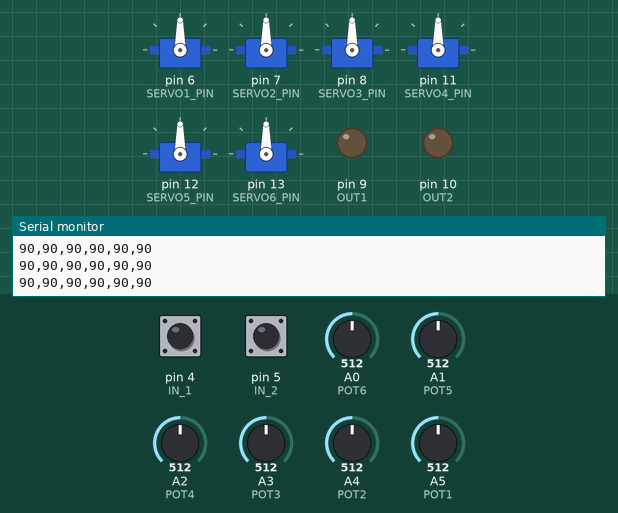
Bench run of a sketch on a simulated Arduino Uno, built with avr-gcc and run on an emulated ATmega328P. On the bench: 6 × servo, output pins drawn as LEDs (lit = HIGH), the last lines printed to the serial monitor. The test bench sets the inputs (shaded band); at power-on: A0 (POT6) = 512, A1 (POT5) = 512, A2 (POT4) = 512, A5 (POT1) = 512, A3 (POT3) = 512, A4 (POT2) = 512, pin 4 (IN_1) HIGH, pin 5 (IN_2) HIGH.

Above: at 1.2 s.
1.3 s: A0 (POT6) set to 716
At 2.4 s:
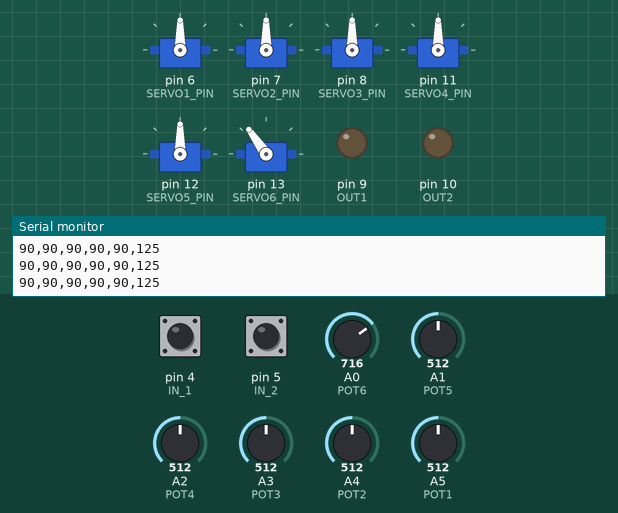
2.8 s: A1 (POT5) set to 716
At 3.5 s:
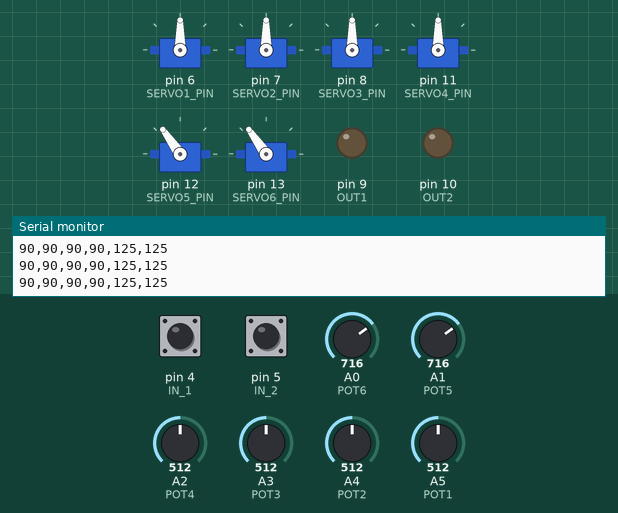
4.3 s: A2 (POT4) set to 716
At 4.8 s:
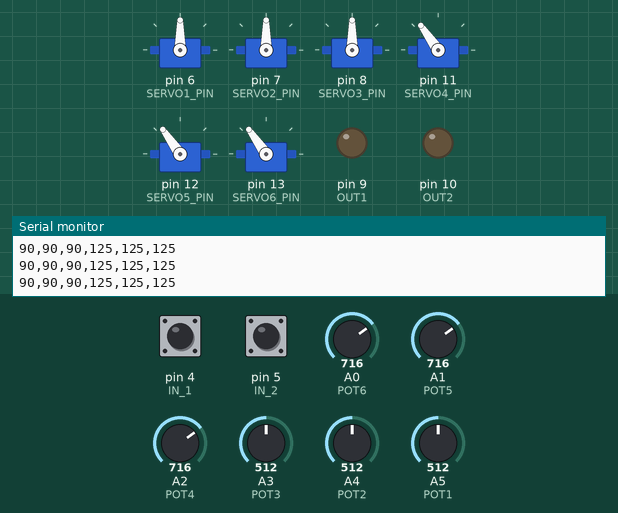
5.8 s: A5 (POT1) set to 716
At 6.2 s:
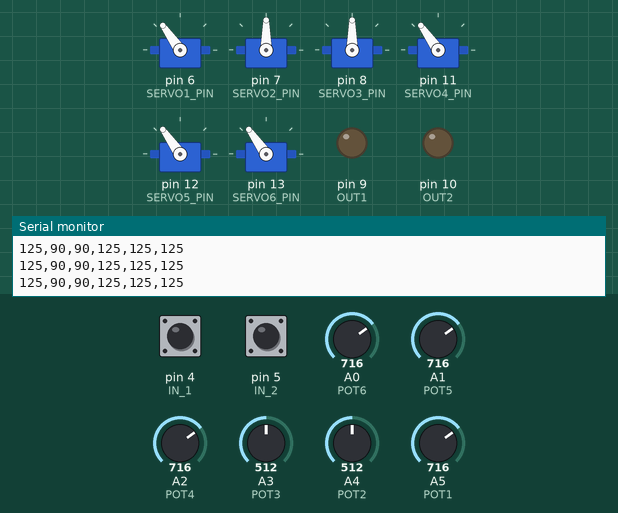
7.3 s: A3 (POT3) set to 716
At 8.3 s:
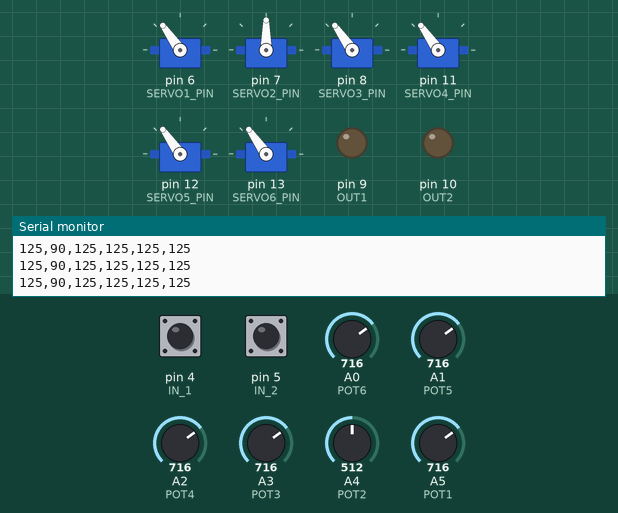
8.8 s: A4 (POT2) set to 716
At 9.4 s:
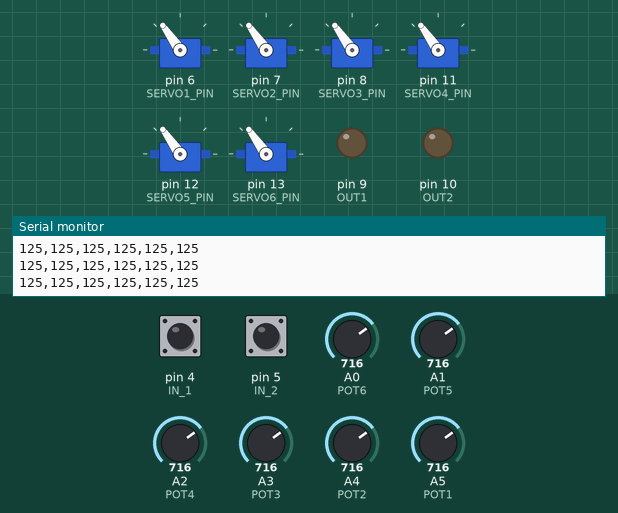
Timing chart, 0 to 11.3 s (numbered marks = the images above; inputs shaded):
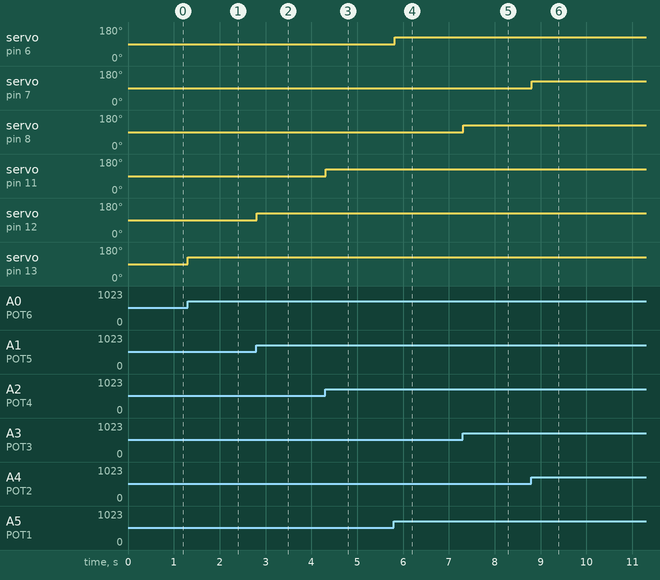

Measured:
- after the input at 1.3 s, servo on pin 13 (SERVO6_PIN): 90° → 125° at once
- after the input at 2.8 s, servo on pin 12 (SERVO5_PIN): 90° → 125° at once
- after the input at 4.3 s, servo on pin 11 (SERVO4_PIN): 90° → 125° at once
- after the input at 5.8 s, servo on pin 6 (SERVO1_PIN): 90° → 125° at once
- after the input at 7.3 s, servo on pin 8 (SERVO3_PIN): 90° → 125° at once
- after the input at 8.8 s, servo on pin 7 (SERVO2_PIN): 90° → 125° at once

The sketch:

robot_shield_03_defs.ino
```cpp
// (licence header left out)
////////////////////////////////////////////////////
// Servos
////////////////////////////////////////////////////
#include <Servo.h>

Servo servo1;
Servo servo2;
Servo servo3;
Servo servo4;
Servo servo5;
Servo servo6;

const int SERVO1_PIN = 6;
const int SERVO2_PIN = 7;
const int SERVO3_PIN = 8;
const int SERVO4_PIN = 11;
const int SERVO5_PIN = 12;
const int SERVO6_PIN = 13;


////////////////////////////////////////////////////
// Potenciômetros
////////////////////////////////////////////////////

const int POT1 = A5;
const int POT2 = A4;
const int POT3 = A3;
const int POT4 = A2;
const int POT5 = A1;
const int POT6 = A0;


////////////////////////////////////////////////////
// Botões / Chaves / Sensores
////////////////////////////////////////////////////

const int IN_1 =  4; // entrada 1
const int IN_2 =  5; // entrada 2
// ligar a chave entre o pino amarelo (sinal)
// e o pino preto (GND)
// usamos o PULL UP do arduino

////////////////////////////////////////////////////
// Saídas a transistor:
////////////////////////////////////////////////////

const int OUT1 =  9; // saída 1
const int OUT2 = 10; // saída 2


////////////////////////////////////////////////////
void setup() {

  // Servos
  servo1.attach(SERVO1_PIN);
  servo2.attach(SERVO2_PIN);
  servo3.attach(SERVO3_PIN);
  servo4.attach(SERVO4_PIN);
  servo5.attach(SERVO5_PIN);
  servo6.attach(SERVO6_PIN);

  // Saídas a transistor:
  pinMode(OUT1, OUTPUT);
  pinMode(OUT2, OUTPUT);

  // Botoes
  pinMode(IN_1, INPUT_PULLUP);
  pinMode(IN_2, INPUT_PULLUP);
  // usam o resistor PULLUP interno do arduino

  // para a plotter serial
  Serial.begin(115200);
}

void loop() {
  // codigo exemplo

  // SERVOS E POTENCIOMETROS
  int leitura1 = map (
                   analogRead(POT1), // leitura analogiga
                   0, 1023, // limites da leitura
                   0, 180 // graus no servo
                 );
  servo1.write(leitura1);

  int leitura2 = map (
                   analogRead(POT2), // leitura analogiga
                   0, 1023, // limites da leitura
                   0, 180 // graus no servo
                 );
  servo2.write(leitura2);

  int leitura3 = map (
                   analogRead(POT3), // leitura analogiga
                   0, 1023, // limites da leitura
                   0, 180 // graus no servo
                 );
  servo3.write(leitura3);

  int leitura4 = map (
                   analogRead(POT4), // leitura analogiga
                   0, 1023, // limites da leitura
                   0, 180 // graus no servo
                 );
  servo4.write(leitura4);

  int leitura5 = map (
                   analogRead(POT5), // leitura analogiga
                   0, 1023, // limites da leitura
                   0, 180 // graus no servo
                 );
  servo5.write(leitura5);

  int leitura6 = map (
                   analogRead(POT6), // leitura analogiga
                   0, 1023, // limites da leitura
                   0, 180 // graus no servo
                 );
  servo6.write(leitura6);


  // BOTOES E MOTORES
  // botao 1 e out 1
  if (digitalRead(IN_1) == LOW) {
    digitalWrite(OUT1, HIGH);
  }
  else {
    digitalWrite(OUT1, LOW);
  }

  // botao 2 e out 2
  if (digitalRead(IN_2) == LOW) {
    digitalWrite(OUT2, HIGH);
  }
  else {
    digitalWrite(OUT2, LOW);
  }

  // para a plotter serial
  Serial.print (leitura1);
  Serial.print (",");
  Serial.print (leitura2);
  Serial.print (",");
  Serial.print (leitura3);
  Serial.print (",");
  Serial.print (leitura4);
  Serial.print (",");
  Serial.print (leitura5);
  Serial.print (",");
  Serial.print (leitura6);
  Serial.println ();

  // para o grafico não correr tão rápido
  delay(15);

}
```
